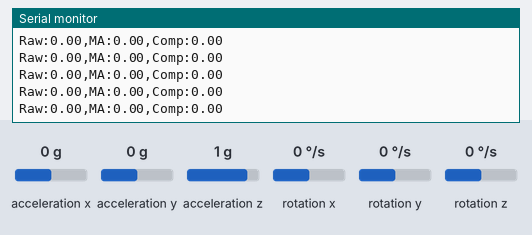
Simulated run of this sketch. Board: ESP32. On the bench: the last lines printed to the serial monitor. The inputs (shaded band) are chosen by the test bench; at power-on: acceleration y 0 g, acceleration x 0 g, acceleration z 1 g, rotation x 0 °/s, rotation y 0 °/s, rotation z 0 °/s.

Above: at 3.2 s.
3.3 s: acceleration y set to -1.4 g
At 4.0 s:
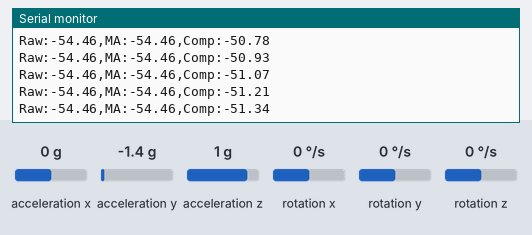
4.8 s: acceleration x set to -1.4 g
At 5.5 s:
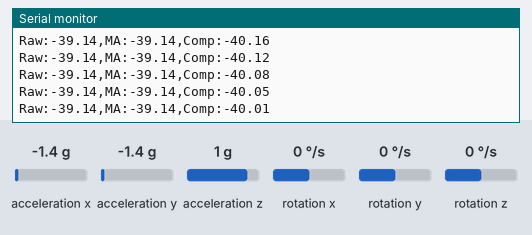
6.3 s: acceleration z set to -1.4 g
At 6.8 s:
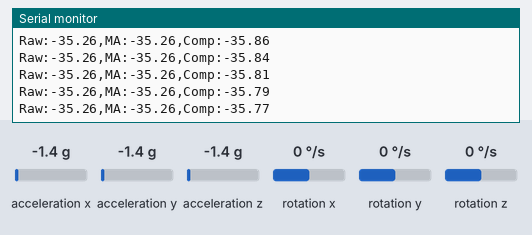
7.8 s: rotation x set to -192 °/s
At 8.4 s:
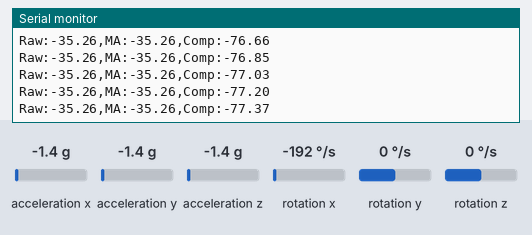
Timing chart, 0 to 10.3 s (numbered marks = the images above; inputs shaded):
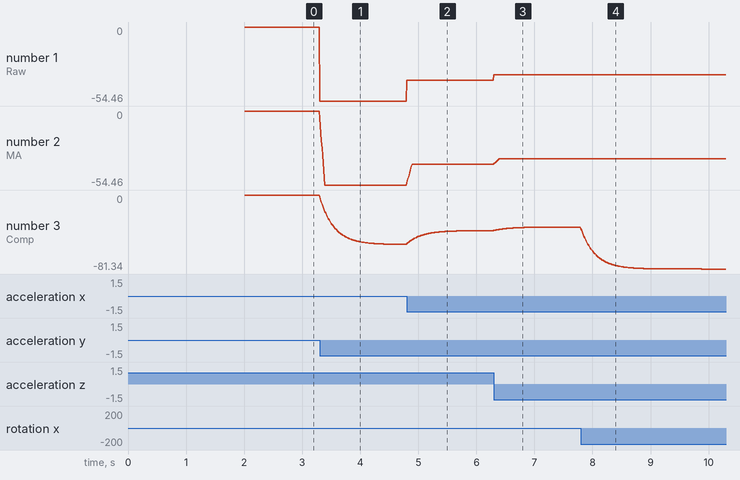

Measured:
- after the input at 3.3 s, the serial monitor: prints a new line at once (image 1)
- plotted number 1: 0 → -54.46 after the input at 3.3 s
- plotted number 2: 0 → -54.46 after the input at 3.3 s
- plotted number 3: 0 → -54.34 after the input at 3.3 s

The sketch:

Lab2_MPU6050.ino
```cpp
#include <Wire.h>
#include <MPU6050_light.h>
#include "esp32-hal-timer.h"

#define SDA_PIN 21
#define SCL_PIN 22

MPU6050 mpu(Wire);

// --- BỘ LỌC MOVING AVERAGE (N = 10) ---
const int WINDOW_SIZE = 10;
float window[WINDOW_SIZE];
int windowIndex = 0;
float windowSum = 0;

// --- BỘ LỌC COMPLEMENTARY (alpha = 0.96) ---
float angleCompX = 0;
const float alpha = 0.96;
const float dt = 0.01; // 10ms = 100Hz

// --- NGẮT TIMER (100Hz) ---
hw_timer_t * timer = NULL;
volatile bool sampleFlag = false;

void IRAM_ATTR onTimer() {
  sampleFlag = true;
}

void setup() {
  Serial.begin(115200);
  Wire.begin(SDA_PIN, SCL_PIN);

  byte status = mpu.begin();
  if (status != 0) {
    Serial.println("Loi: Khong tim thay MPU6050!");
    while (1);
  }

  // Hiệu chỉnh offset (Giữ MPU6050 đứng yên trong 2 giây)
  Serial.println("Dang hieu chinh Offset (Giu nguyen cam bien)...");
  delay(1000);
  mpu.calcOffsets();
  Serial.println("Hieu chinh xong!");

  for (int i = 0; i < WINDOW_SIZE; i++) window[i] = 0;

  // Cấu hình Ngắt Timer 100Hz
  timer = timerBegin(1000000);
  timerAttachInterrupt(timer, &onTimer);
  timerAlarm(timer, 10000, true, 0);
}

void loop() {
  if (sampleFlag) {
    sampleFlag = false;
    mpu.update();

    // 1. Góc thô Gia tốc (Raw Accel Angle)
    float accX = mpu.getAccX();
    float accY = mpu.getAccY();
    float accZ = mpu.getAccZ();
    float angleRawX = atan2(accY, sqrt(accX * accX + accZ * accZ)) * 180.0 / PI;

    // 2. Bộ lọc Moving Average
    windowSum -= window[windowIndex];
    window[windowIndex] = angleRawX;
    windowSum += window[windowIndex];
    windowIndex = (windowIndex + 1) % WINDOW_SIZE;
    float angleMA = windowSum / WINDOW_SIZE;

    // 3. Bộ lọc Complementary Filter
    float gyroX = mpu.getGyroX();
    angleCompX = alpha * (angleCompX + gyroX * dt) + (1.0 - alpha) * angleRawX;

    // In theo định dạng gắn nhãn rõ ràng cho Serial Plotter & Python
    Serial.print("Raw:");
    Serial.print(angleRawX);
    Serial.print(",MA:");
    Serial.print(angleMA);
    Serial.print(",Comp:");
    Serial.println(angleCompX);
  }
}
```
